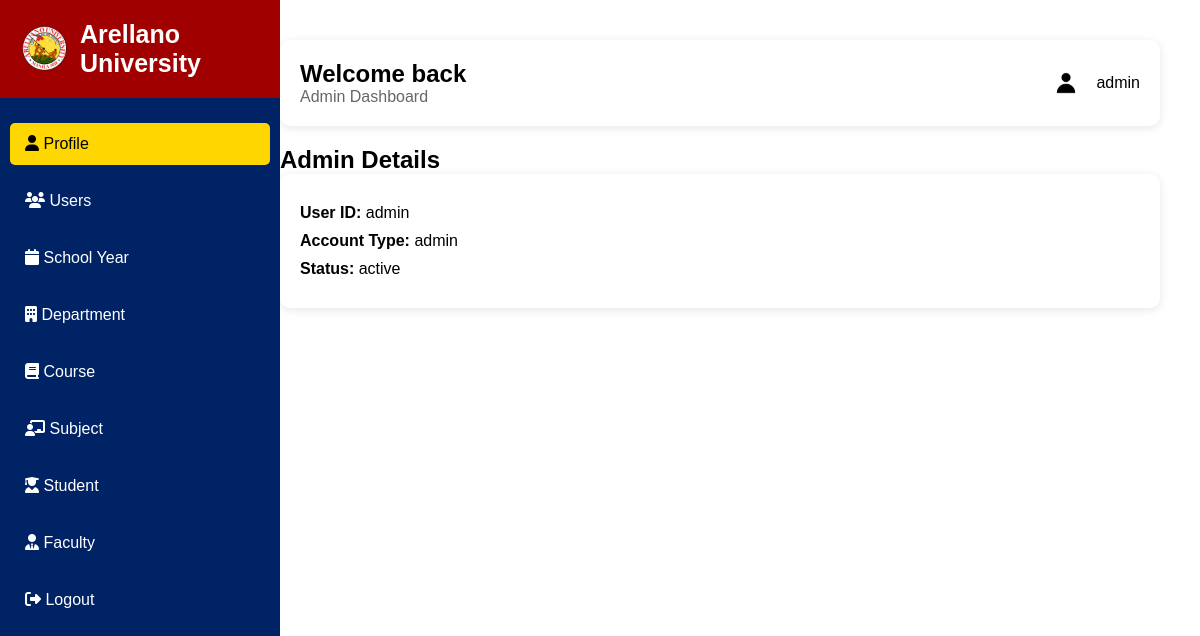
The app's page /admin/admin-profile.php (signed in) with its own data.
### tables this page shows
CREATE TABLE `tbl_users` (
  `user_id` varchar(20) NOT NULL,
  `password` text NOT NULL,
  `account_type` varchar(10) NOT NULL,
  `status` varchar(10) NOT NULL
);

### admin/admin-profile.php (the view, shortened to what this page needs)
<?php
    include("cn.php");
    $user_id = mysqli_real_escape_string($connection, $_SESSION['user_id']);
    $query = mysqli_query($connection, "SELECT * FROM tbl_users WHERE user_id = '$user_id'");
    $row = mysqli_fetch_assoc($query);
?>
<!DOCTYPE html>
<html lang="en">
<head>
    <link rel="stylesheet" href="css/profile.css">
    <link rel="stylesheet" href="https://cdnjs.cloudflare.com/ajax/libs/font-awesome/6.4.2/css/all.min.css">
</head>
<body>
    <nav class="sidebar">
        <div class="sidebar-header">
            <img src="images/au_logo.png" alt="Arellano University Logo" class="logo">
            <h2>Arellano University</h2>
        </div>
        <ul class="nav-links">
            <li><a href="admin-profile.php" class="active"><i class="fas fa-user"></i> Profile</a></li>
            <li><a href="users.php"><i class="fas fa-users"></i> Users</a></li>
            <li><a href="school-year.php"><i class="fas fa-calendar"></i> School Year</a></li>
            <li><a href="department.php"><i class="fas fa-building"></i> Department</a></li>
            <li><a href="course.php"><i class="fas fa-book"></i> Course</a></li>
            <li><a href="subject.php"><i class="fas fa-chalkboard-teacher"></i> Subject</a></li>
            <li><a href="student.php"><i class="fas fa-user-graduate"></i> Student</a></li>
            <li><a href="faculty.php"><i class="fas fa-user-tie"></i> Faculty</a></li>
            <li><a href="logout.php"><i class="fas fa-sign-out-alt"></i> Logout</a></li>
        </ul>
    </nav>
    <section class="main-content">
        <header>
            <div class="welcome">
                <h1>Welcome back</h1>
                <p>Admin Dashboard</p>
            </div>
            <div class="user-profile">
                <img src="images/default.jpg" alt="User">
                <span><?php echo $row["user_id"]; ?></span>
            </div>
        </header>
        <div class="profile-info">
            <h1>Admin Details</h1>
            <div class="profile-card">
            <p><strong>User ID:</strong> <?php echo $row["user_id"]; ?></p>
            <p><strong>Account Type:</strong> <?php echo $row["account_type"]; ?></p>
            <p><strong>Status:</strong> <?php echo $row["status"]; ?></p>
        </div>
        </div>
    </section>
</body>
</html>

### admin/css/profile.css (style rules this page uses)
* { margin: 0; padding: 0; box-sizing: border-box; font-family: 'Arial', sans-serif; }
body { display: flex; height: 100vh; background: white; }
.sidebar { width: 280px; height: 100vh; background-color: #002366; color: white; display: flex; flex-direction: column; position: fixed; left: 0; transition: left 0.3s ease-in-out; z-index: 100; overflow-y: auto; scrollbar-width: none; -ms-overflow-style: none; }
.sidebar-header { display: flex; align-items: center; gap: 10px; margin-bottom: 0px; padding: 20px; background-color: #A00000; }
.sidebar-header img { width: 50px; }
.sidebar-header h2 { font-size: 25px; font-weight: 600; }
.nav-links { list-style: none; padding: 10px; }
.nav-links li { margin: 15px 0; position: relative; }
.nav-links a { text-decoration: none; color: white; font-size: 16px; padding: 12px 15px; display: block; border-radius: 5px; transition: 0.3s; cursor: pointer; }
.nav-links a:hover, .nav-links .active { background: #FFD700; color: black; }
.main-content { width: 100%; margin-left: 20%; padding: 40px; background: white; overflow-y: auto; }
header { display: flex; justify-content: space-between; align-items: center; padding: 20px; background: white; border-radius: 10px; box-shadow: 0 2px 10px rgba(0, 0, 0, 0.1); }
.welcome h1 { font-size: 24px; color: black; }
.welcome p { color: #666; }
.user-profile { display: flex; align-items: center; gap: 10px; }
.user-profile img { width: 40px; height: 40px; border-radius: 50%; }
.profile-info { margin-top: 20px; }
.profile-card { background: white; padding: 20px; border-radius: 10px; box-shadow: 0 2px 10px rgba(0, 0, 0, 0.1); }
.profile-card p { font-size: 16px; margin: 10px 0; }

### records on screen
tbl_users: user_id "admin", account_type "admin", status "active"
